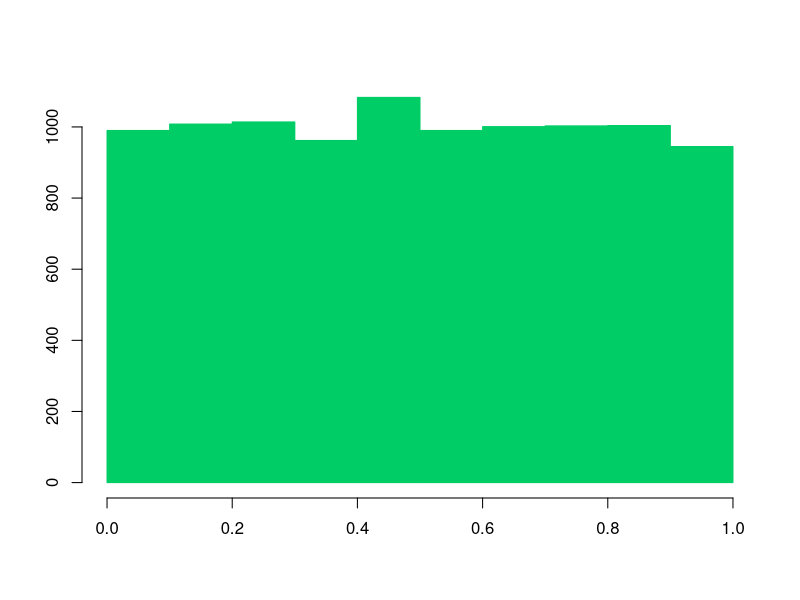

Here is the R script that generated this plot:
#P(X = xj) = pj;   j = 0,1 ...;    j∑ pj = 1

transforma_U <- function(U, x, p)
{
  
  F <- cumsum(p)
  
  indices <- vapply(U, function(u)
  {
    which(u < F)[1]
  }, integer(1))
  
  return(x[indices])
}

set.seed(123)

x <- 0:3
p <- c(0.1, 0.2, 0.3, 0.4)

U <- runif(10000)

X <- transforma_U(U, x, p)

hist(U,
     breaks = seq(0, 1, length.out = 11),
     col = "springgreen3",
     border = "springgreen3",
     main = "",
     xlab = "",
     ylab = "",
     xlim = c(0, 1))
